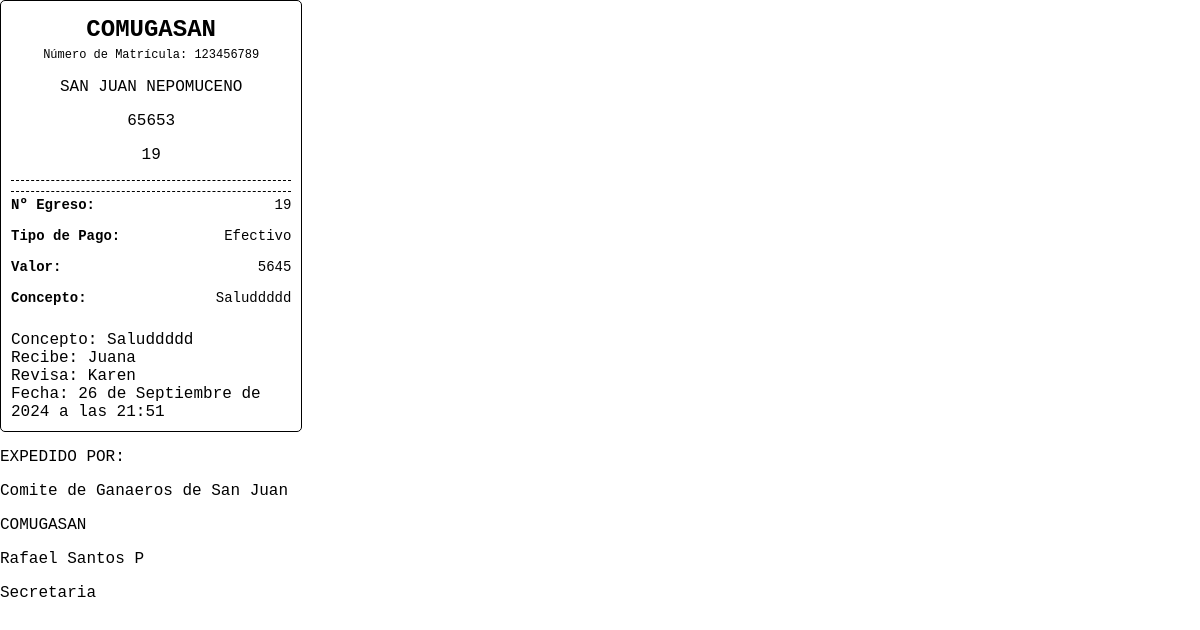
The page /egresos/imprimirEgreso/19 on the database as committed earlier.
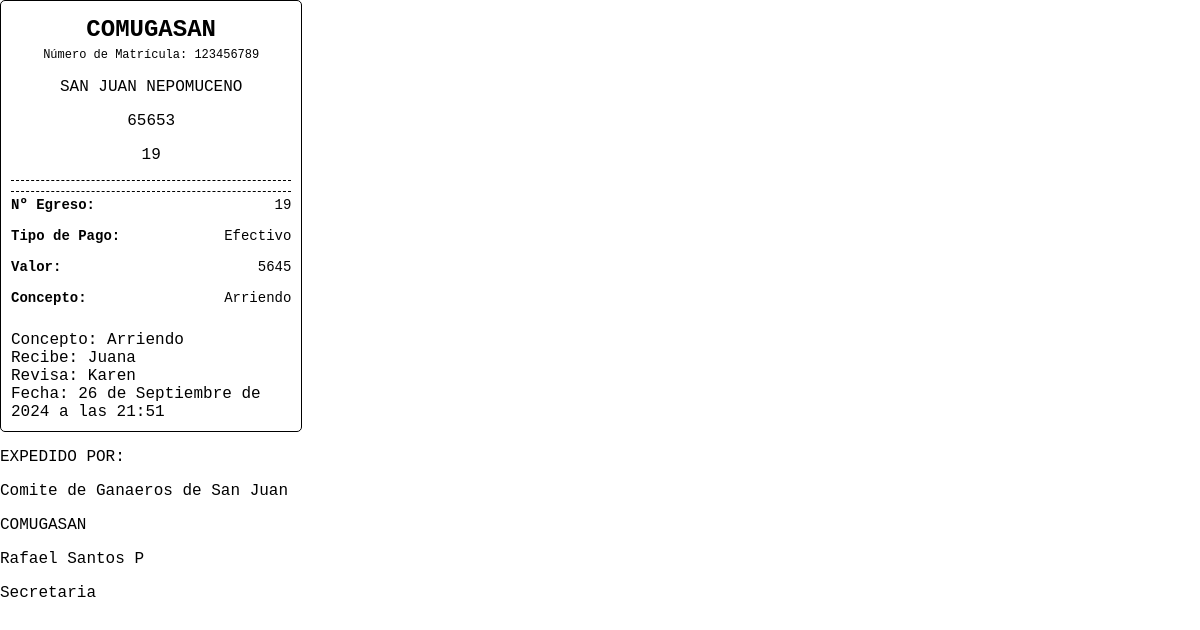
The same page on the database as committed later.
### comite/models.py (models this page shows, shortened)
class Egresos(models.Model):
    nEgreso = models.AutoField(primary_key=True)
    tipo_pago = models.CharField(max_length=20)
    valorEgreso = models.IntegerField(default=0,blank=True,null=True)
    concepto = models.CharField(max_length=200)
    ciudad = models.CharField(max_length=100,default='San Juan Nepomuceno',editable=False)
    recibe = models.CharField(max_length=100, null=False)
    aprobado = models.CharField(max_length=100,default='Jorge Arzuaga',editable=False)
    revisado = models.CharField(max_length=100,default='Jorge Arzuaga',null=False)
    contabilizado = models.CharField(max_length=100,default='Eduard Posso',editable=False)
    fecha = models.DateTimeField(auto_now_add=True,editable=False)

### comite/views.py (the view)
# urls.py: path('egresos/imprimirEgreso/<int:nEgreso>', views.imprimirEgreso),
def imprimirEgreso(request,nEgreso):
    egreso = Egresos.objects.get(nEgreso=nEgreso)
    return render(request,"egresos/ticketEgresos.html",{"egreso":egreso})

### comite/templates/egresos/ticketEgresos.html (shortened to what this page needs)
<!DOCTYPE html>
<html lang="es">
<head>
    {% load static %}
<link rel="stylesheet" href="{%  static 'css/style_ticket.css' %}">
</head>
<body>
    <div class="ticket">
        <div class="header">
            <h1>COMUGASAN</h1>
            <p class="matricula">Número de Matrícula: 123456789</p>
            <p>SAN JUAN NEPOMUCENO</p>
            <p>65653</p>
            <p>{{egreso.nEgreso}}</p>
        </div>
        <div class="footer">
            <div class="row">
                <span class="label">Nº Egreso:</span>
                <span class="value">{{egreso.nEgreso }}</span>
            </div>
            <div class="row">
                <span class="label">Tipo de Pago:</span>
                <span class="value">{{ egreso.tipo_pago }}</span>
            </div>
            <div class="row">
                <span class="label">Valor:</span>
                <span class="value">{{ egreso.valorEgreso }}</span>
            </div>
            <div class="row">
                <span class="label">Concepto:</span>
                <span class="value">{{ egreso.concepto }}</span>
            </div>
            <div class="row"></div>
                <span class="label">Concepto:</span>
                <span class="value">{{ egreso.concepto }}</span>
            </div>
            <div class="row">
                <span class="label">Recibe:</span>
                <span class="value">{{ egreso.recibe }}</span>
            </div>
            <div class="row">
                <span class="label">Revisa:</span>
                <span class="value">{{ egreso.revisado }}</span>
            </div>
            <div class="row">
                <span class="label">Fecha:</span>
                <span class="value">{{ egreso.fecha }}</span>
            </div>
        </div>
    <div>
        <p>EXPEDIDO POR:</p>
        <p>Comite de Ganaeros de San Juan</p>
        <p>COMUGASAN </p>
        <p>Rafael Santos P</p>
        <p>Secretaria </p>
    </div>
</body>
</html>

Rows that differ between the two databases and show on the page:
changed Egresos "Juana": concepto "Saluddddd" → "Arriendo"
